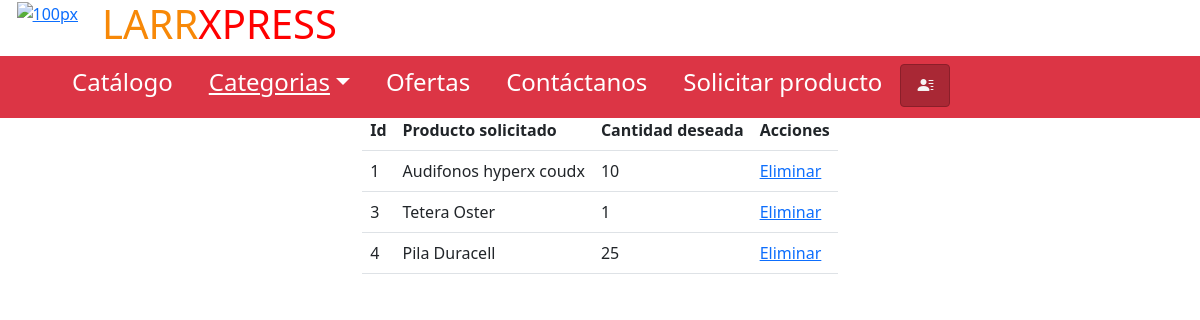
The app's page /solicitudes with its own data.
### page/models.py (models this page shows, shortened)
class Solicitud(models.Model):
    producto_solicitado = models.CharField(max_length=60, verbose_name='Producto solicitado')
    cantidad_deseada = models.IntegerField(verbose_name='Cantidad deseada')

### page/views.py (the view)
# urls.py: path('solicitudes',solicitudes),
def solicitudes(request):
    solicitud = Solicitud.objects.all()
    datos={'solicitud':solicitud}
    return render(request,'solicitudes.html', datos)

### page/templates/solicitudes.html (shortened to what this page needs)
{% load static %}
<!DOCTYPE html>
<html lang="en">
<head>
    <link rel="stylesheet" href="{% static 'bootstrap/css/bootstrap.min.css' %}">
    <link rel="stylesheet" href="{% static 'css/Black-Navbar.css' %}">
    <link rel="stylesheet" href="{% static 'css/dropdown-search-bs4.css' %}">
    <link rel="stylesheet" href="{% static 'css/Google-Style-Login.css' %}">
    <link rel="stylesheet" href="{% static 'css/styles.css' %}">
    <link href="https://cdn.jsdelivr.net/npm/bootstrap-icons@1.5.0/font/bootstrap-icons.css" rel="stylesheet">
</head>
<body>
    <div class="fixed-top">
        <div class="row" style="background-color: rgb(255, 255, 255);">
            <div class="col-1 text-end"><a href="catalogo"><img width="50px" height="50px" alt="100px" src="{% static 'img/—Pngtree—shopping%20bag_6794869.png' %}"></a></div>
            <div class="col">
                <a href="catalogo" style="text-decoration: none;"><h1 class="fs-1 fw-normal"><span style="color: rgb(247, 136, 7);">LARR</span><span style="color: rgb(255, 0, 0);">XPRESS</span></h1></a>
            </div>
        </div>
        <div class="row">
            <div class="col">
                <nav class="navbar navbar-light navbar-expand-md bg-danger navbar-fixed-top navigation-clean-button" style="background: rgb(34, 34, 34);border-radius: 20;border-top-left-radius: 20;border-top-right-radius: 20;border-bottom-right-radius: 20;border-bottom-left-radius: 20;border-style: none;padding-top: 0;padding-bottom: 10px;">
                    <div class="container"><button data-bs-toggle="collapse" class="navbar-toggler" data-bs-target="#navcol-1"><span class="visually-hidden">Toggle navigation</span></button>
                        <div class="collapse navbar-collapse" id="navcol-1" style="color: rgb(255,255,255);">
                            <ul class="navbar-nav nav-right">
                                <li class="nav-item"><a class="nav-link active fs-4" href="catalogo" style="color: rgba(224,217,217,0.9);"><span style="color: rgb(255, 255, 255);">Catálogo</span></a></li>
                                <li class="nav-item">
                                    <div class="nav-item dropdown subra" style="padding: 8px 18px;"><a class="dropdown-toggle fs-4" aria-expanded="false" data-bs-toggle="dropdown" href="#" style="color: rgb(255, 255, 255);padding: 0px;"><span style="color: rgb(255, 255, 255);">Categorias</span></a>
                                    </div>
                                </li>
                                <li class="nav-item"><a class="nav-link fs-4" href="catalogo" style="color: rgba(224,217,217,0.9);"><span style="color: rgb(255, 255, 255);">Ofertas</span></a></li>
                                <li class="nav-item"><a class="nav-link fs-4" href="catalogo" style="color: rgba(224,217,217,0.9);"><span style="color: rgb(255, 255, 255);">Contáctanos</span></a></li>
                                <li class="nav-item"><a class="nav-link active fs-4" id="liveToastBtn" type="button" style="color: rgba(224,217,217,0.9);"><span style="color: rgb(255, 255, 255);">Solicitar producto</span></a></li>
                                <li>
                                    <a class=" d-flex p-0" href="/perfil">
                                        <button class="boton-perfil btn" type="submit">
                                            <i class="persona-perfil bi bi-person-lines-fill"></i>
                                        </button>
                                    </a>
                                </li>
                            </ul>
                        </div>
                    </div>
                </nav>
            </div>
        </div>
        </div>
        <div class="separador"></div>
    <div class="container d-flex justify-content-center">
        <div class="row">
            <table class="table table-stripped">
                <th>Id</th>
                <th>Producto solicitado</th>
                <th>Cantidad deseada</th>
                <th>Acciones</th>
                {% for solicitud in solicitud %}
                <tr>
                    <td>{{solicitud.id}}</td>
                    <td>{{solicitud.producto_solicitado}}</td>
                    <td>{{solicitud.cantidad_deseada}}</td>
                    <td><a href="eliminarsolicitud/{{solicitud.id}}">Eliminar</a></td>
                </tr>
                {% endfor %}
            </table>
        </div>
    </div>
</body>
</html>

### page/static/css/Black-Navbar.css (style rules this page uses)
.navigation-clean-button { background: #222222; padding-top: 10px; padding-bottom: 10px; color: #f2f5f8; border-radius: 0; box-shadow: none; border: none; margin-bottom: 0; }
.navigation-clean-button .navbar-collapse, .navigation-clean-button .navbar-form { border-top-color: #ddd; }
.navigation-clean-button.navbar .navbar-nav > li > a { padding-left: 18px; padding-right: 18px; }
.navbar { margin-bottom: 0; }
.btn { border-radius: 0; }
.btn { font-family: 'Roboto'; font-weight: 400; }

### page/static/css/styles.css (style rules this page uses)
.separador { padding-bottom: 110px; }
.boton-perfil { margin-top: 8px; height: 43px; width: 50px!important; border-color: #8b1e29!important; background-color: #a92835; border: 1px solid; padding-left: 3px!important; padding-right: 3px!important; font-size: 1rem; border-radius: .25rem; transition: color .15s ease-in-out,background-color .15s ease-in-out,border-color .15s ease-in-out,box-shadow .15s ease-in-out; }
.persona-perfil { color: whitesmoke; }

### records on screen
Solicitud: id "1", producto_solicitado "Audifonos hyperx coudx", cantidad_deseada "10"
Solicitud: id "3", producto_solicitado "Tetera Oster", cantidad_deseada "1"
Solicitud: id "4", producto_solicitado "Pila Duracell", cantidad_deseada "25"
